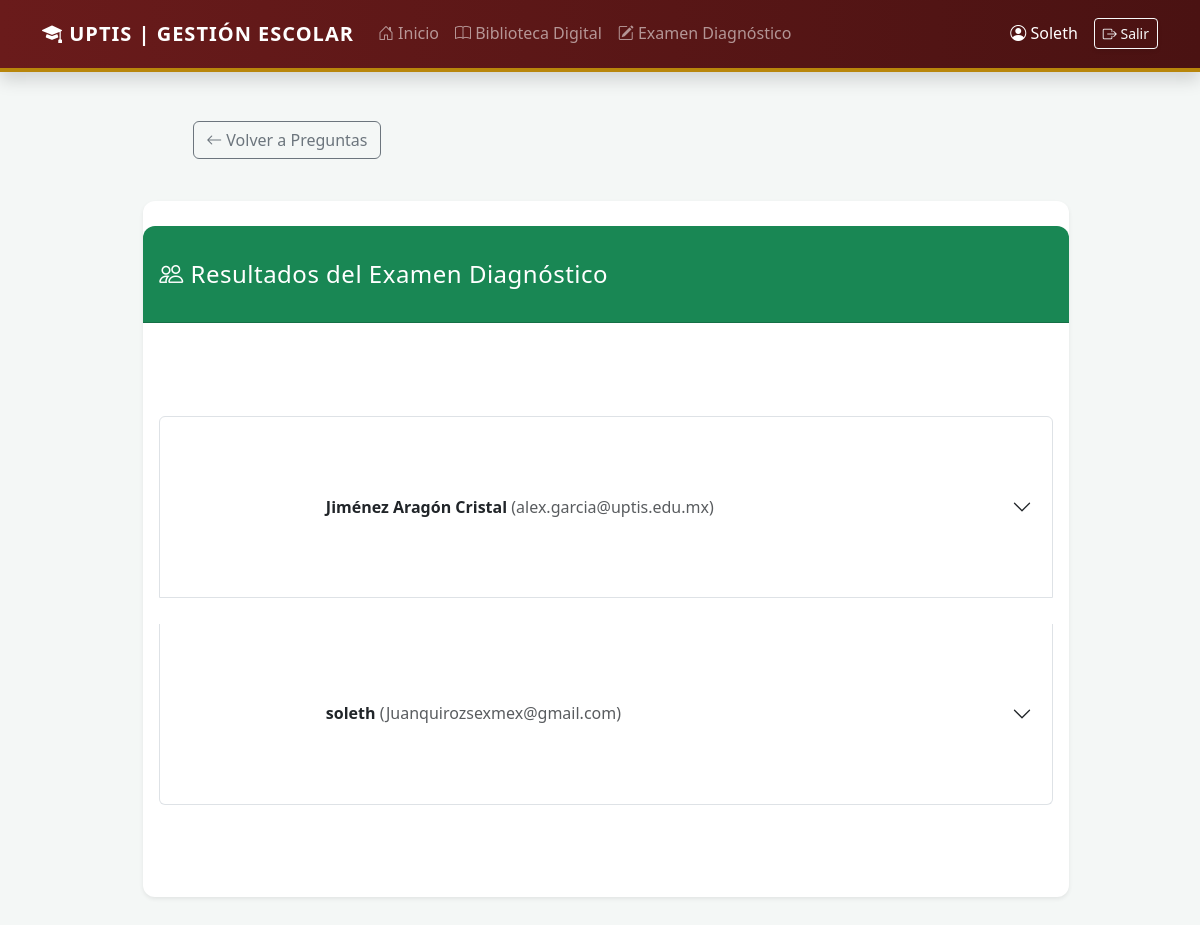
Screenshot of /examen/resultados (signed in) with the database file from the repository.
### tables this page shows
CREATE TABLE usuarios (
            id INTEGER PRIMARY KEY AUTOINCREMENT,
            nombre TEXT NOT NULL,
            correo TEXT UNIQUE NOT NULL,
            password TEXT NOT NULL,
            rol TEXT NOT NULL,
            certificado_url TEXT, acta_url TEXT, curp_url TEXT, 
            domicilio_url TEXT, tipo_sangre TEXT, ine_tutor_url TEXT
        , foto_infantil_url TEXT, ine_alumno_url TEXT, cuatrimestre INTEGER DEFAULT 1);

### seed.py (the view)
@app.route('/examen/resultados')
def resultados_examen():
    if session.get('rol') not in ['admin', 'docente']: return redirect(url_for('login'))
    conn = get_db_connection()
    alumnos_db = conn.execute('''
        SELECT DISTINCT u.id, u.nombre, u.correo
        FROM usuarios u
        JOIN respuestas_examen r ON u.id = r.alumno_id
    ''').fetchall()
    resultados = []
    for al in alumnos_db:
        respuestas = conn.execute('''
            SELECT p.pregunta, r.respuesta
            FROM respuestas_examen r
            JOIN preguntas_examen p ON r.pregunta_id = p.id
            WHERE r.alumno_id = ?
        ''', (al['id'],)).fetchall()
        resultados.append({'nombre': al['nombre'], 'correo': al['correo'], 'respuestas': respuestas})
    conn.close()
    return render_template('resultados_examen.html', resultados=resultados)

### seed.py (called while the page is built)
def get_db_connection():
    conn = sqlite3.connect('database.db', timeout=20)
    conn.row_factory = sqlite3.Row
    conn.execute('PRAGMA foreign_keys = ON')
    return conn

### templates/resultados_examen.html (shortened to what this page needs)
{% extends 'layout.html' %}
{% block content %}
<div class="row justify-content-center">
    <div class="col-md-10">
        <div class="mb-3">
            <a href="/examen" class="btn btn-outline-secondary"><i class="bi bi-arrow-left"></i> Volver a Preguntas</a>
        </div>
        <div class="card shadow-sm border-0">
            <div class="card-header bg-success text-white">
                <h4 class="mb-0"><i class="bi bi-people"></i> Resultados del Examen Diagnóstico</h4>
            </div>
            <div class="card-body">
                {% if resultados %}
                    <div class="accordion" id="accordionResultados">
                        {% for res in resultados %}
                        <div class="accordion-item">
                            <h2 class="accordion-header">
                                <button class="accordion-button collapsed" type="button" data-bs-toggle="collapse" data-bs-target="#collapse{{ loop.index }}">
                                    <strong>{{ res.nombre }}</strong> &nbsp; <span class="text-muted">({{ res.correo }})</span>
                                </button>
                            </h2>
                        </div>
                        {% endfor %}
                    </div>
                {% else %}
                    <p class="text-muted text-center my-4">Aún no hay alumnos que hayan respondido el examen.</p>
                {% endif %}
            </div>
        </div>
    </div>
</div>
{% endblock %}

### templates/layout.html (shortened to what this page needs)
<!DOCTYPE html>
<html lang="es">
<head>
    <link href="https://cdn.jsdelivr.net/npm/bootstrap@5.3.0/dist/css/bootstrap.min.css" rel="stylesheet">
    <link rel="stylesheet" href="https://cdn.jsdelivr.net/npm/bootstrap-icons@1.11.1/font/bootstrap-icons.css">
    <link rel="stylesheet" href="{{ url_for('static', filename='css/styles.css') }}">
</head>
<body>
    <nav class="navbar navbar-expand-lg navbar-dark mb-4 shadow">
        <div class="container">
            <a class="navbar-brand" href="/">
                <i class="bi bi-mortarboard-fill"></i> UPTIS | Gestión Escolar
            </a>
            {% if session.user_id %}
            <div class="collapse navbar-collapse" id="navbarNav">
                <ul class="navbar-nav me-auto">
                    <li class="nav-item">
                        <a class="nav-link" href="/">
                            <i class="bi bi-house-door"></i> Inicio
                        </a>
                    </li>
                    <li class="nav-item">
                        <a class="nav-link" href="/biblioteca">
                            <i class="bi bi-book"></i> Biblioteca Digital
                        </a>
                    </li>
                    <li class="nav-item">
                        <a class="nav-link" href="/examen">
                            <i class="bi bi-pencil-square"></i> Examen Diagnóstico
                        </a>
                    </li>
                </ul>
                <div class="d-flex align-items-center">
                    <span class="navbar-text text-white me-3">
                        <i class="bi bi-person-circle"></i> {{ session.nombre }}
                    </span>
                    <a href="/logout" class="btn btn-outline-light btn-sm shadow-sm">
                        <i class="bi bi-box-arrow-right"></i> Salir
                    </a>
                </div>
            </div>
            {% endif %}
        </div>
    </nav>
    <div class="container mb-5">
        <main class="animate-fade-in">
            {% block content %}{% endblock %}
        </main>
    </div>
</body>
</html>

### static/css/styles.css (style rules this page uses)
:root { --uptis-guinda: #6a1b1b; --uptis-guinda-light: #8b2a2a; --uptis-oro: #b8860b; --uptis-oro-light: #e0ac2e; --blanco-puro: #ffffff; --gris-fondo: #f4f7f6; --texto-oscuro: #2d2d2d; --sombra: 0 4px 12px rgba(0, 0, 0, 0.1); }
body { background-color: var(--gris-fondo); font-family: 'Segoe UI', Roboto, Helvetica, Arial, sans-serif; color: var(--texto-oscuro); line-height: 1.6; }
.navbar { background: linear-gradient(90deg, var(--uptis-guinda) 0%, #4a1212 100%) !important; border-bottom: 4px solid var(--uptis-oro) !important; padding: 0.8rem 1rem; }
.navbar-brand { font-weight: 800 !important; letter-spacing: 1px; text-transform: uppercase; }
.card { border: none !important; border-radius: 12px !important; transition: transform 0.3s ease, box-shadow 0.3s ease; box-shadow: var(--sombra); }
.card-header { border-top-left-radius: 12px !important; border-top-right-radius: 12px !important; font-weight: 600; letter-spacing: 0.5px; }

### rows the page displays
usuarios: nombre "Soleth", nombre "soleth", correo "Juanquirozsexmex@gmail.com"
usuarios: nombre "Jiménez Aragón Cristal", correo "alex.garcia@uptis.edu.mx"
